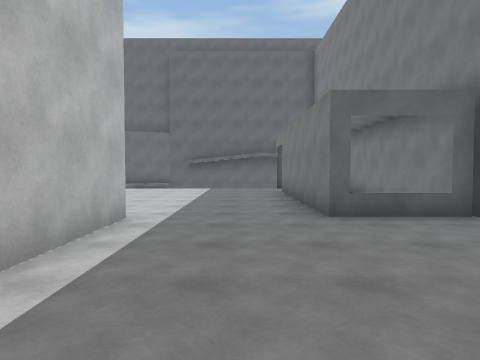
[1] (above)

13 first-person views from a walk through a scene from a Unity 3-D project. The camera is 1.4 m above the floor, tilts 2° down and sees 75° across. Doors are open. The floor is counted in squares, 2 m on a side. Each view is taken from the middle of a square. On the plan, view 1 faces up. The plan holds only what a view shows up to about 10 squares ahead; the rest is blank. The place goes on beyond the plan. The player character is not drawn.

[2]
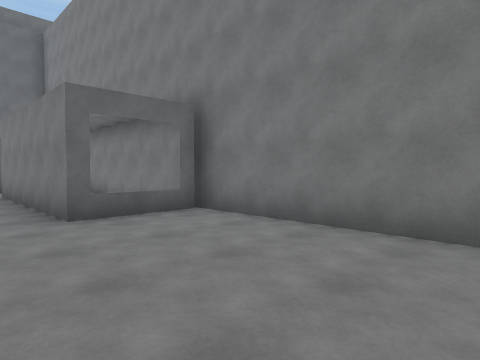

[3]
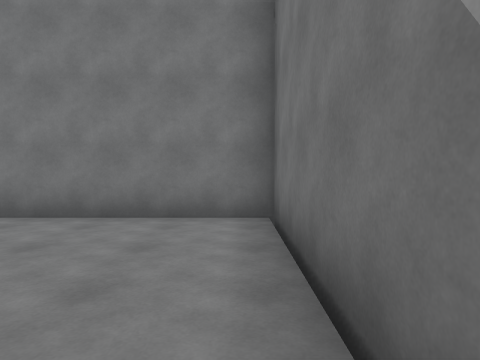

[4]
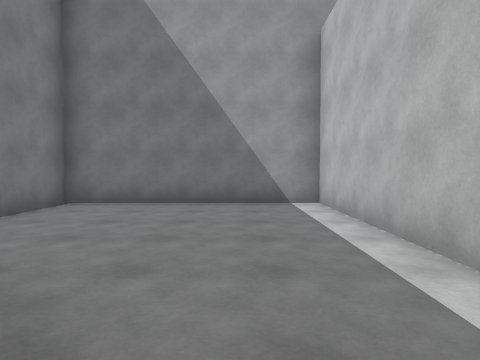

[5]
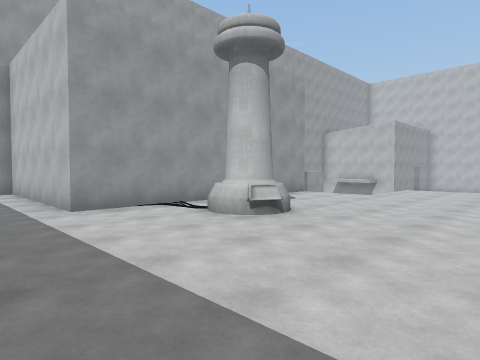

[6]
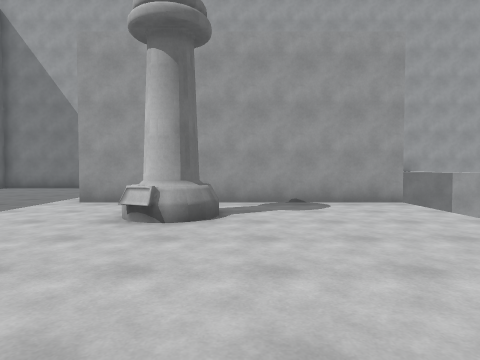

[7]
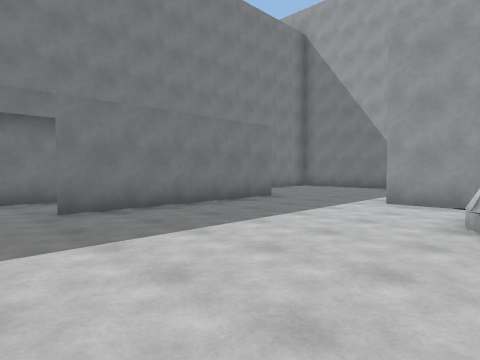

[8]
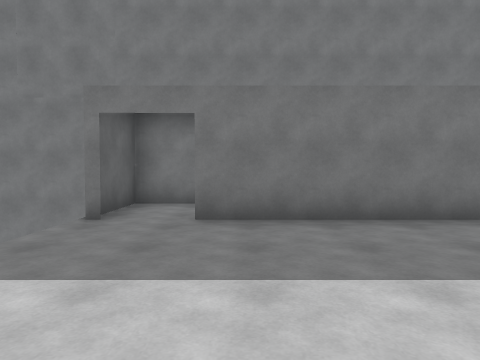

[9]
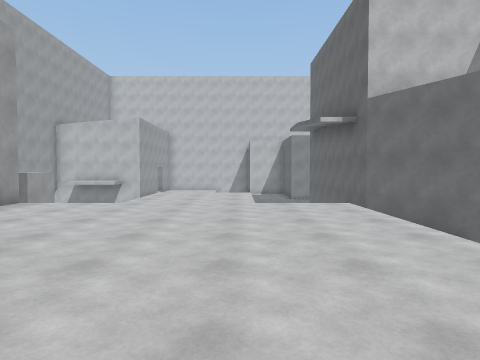

[10]
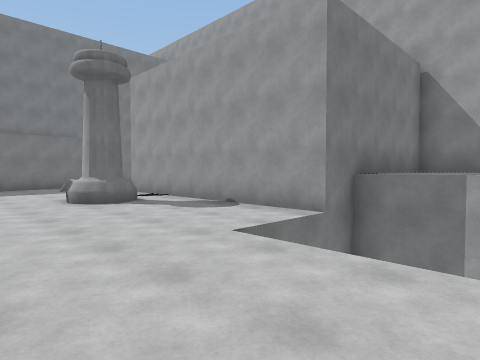

[11]
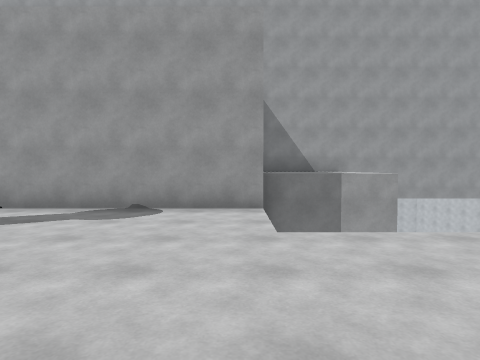

[12]
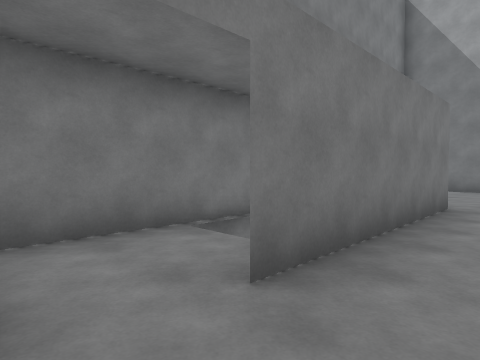

[13]
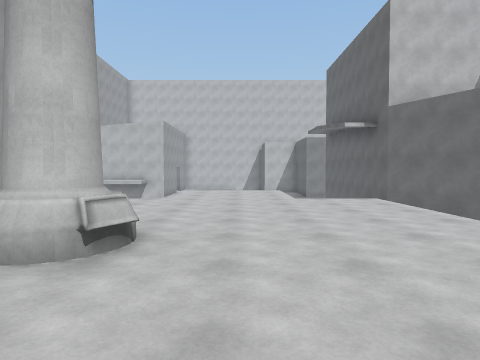

### Floor plan
Key: @ floor where view 1 was taken; # wall or solid block; . floor; / step, stairs or slope; D open door; = window, fence, low wall or low ledge; ^ raised ledge; v drop or lower ground.
Columns run from 11 left of view 1 to 4 right of it. Each row starts with its distance up from view 1.
 12 vvv          ##v
 11    .........v..#
 10    ............#
  9 ............#..#
  8 ............# /#
  7 .......^....# /#
  6    ....#....#
  5    ..........=#v
  4    #######.....#
  3 ^^^#     #.....#
  2 D^^#     #.....#
  1 D^^#     #.....#
  0    #     #.@...#
 -1  vvv     ^#####v

Positions as (right, up) in squares from view 1, and headings:
1: (0, 0), facing up
2: (0, 0), facing up-right
3: (-1, 0), facing right
4: (0, 6), facing down
5: (0, 10), facing down-left
6: (-5, 11), facing down
7: (-4, 11), facing down-right
8: (-3, 9), facing right
9: (-2, 9), facing left
10: (-11, 9), facing down-right
11: (-8, 10), facing down
12: (0, 11), facing down-right
13: (-1, 8), facing left
